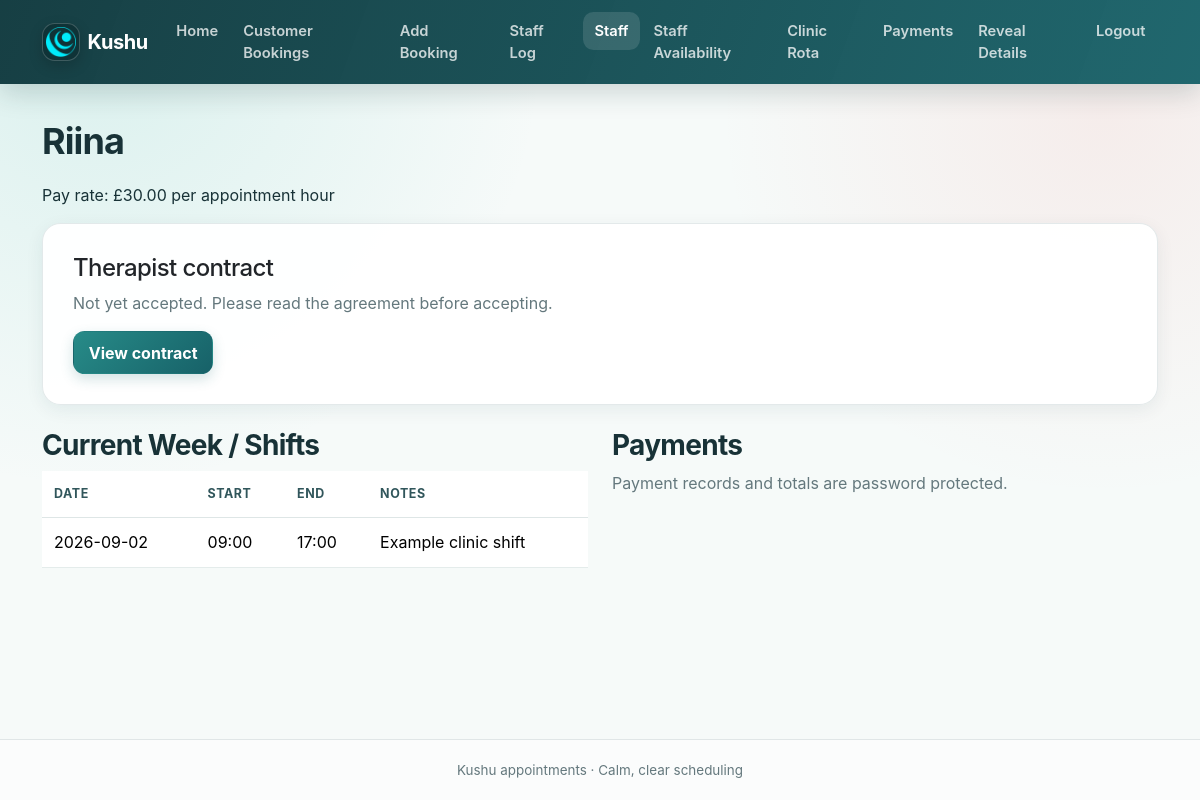
The app's page /staff/9 (signed in) with its own data.
### app.py (models this page shows)
class Staff(db.Model):
    id = db.Column(db.Integer, primary_key=True)
    name = db.Column(db.String(120), nullable=False)
    email = db.Column(db.String(200))
    phone = db.Column(db.String(50))
    hourly_rate = db.Column(db.Float, default=HOURLY_RATE)
    active = db.Column(db.Boolean, default=True)
    created_at = db.Column(db.DateTime, default=datetime.utcnow)
    availabilities = db.relationship('StaffAvailability', backref='staff', cascade='all, delete-orphan')
    dated_availabilities = db.relationship('StaffDateAvailability', backref='staff', cascade='all, delete-orphan')
    shifts = db.relationship('StaffShift', backref='staff', cascade='all, delete-orphan')
    unavailabilities = db.relationship('StaffUnavailability', backref='staff', cascade='all, delete-orphan')
    payments = db.relationship('StaffPayment', backref='staff', cascade='all, delete-orphan')

class StaffShift(db.Model):
    id = db.Column(db.Integer, primary_key=True)
    staff_id = db.Column(db.Integer, db.ForeignKey('staff.id'), nullable=False)
    date = db.Column(db.Date, nullable=False)
    start_time = db.Column(db.Time, nullable=False)
    end_time = db.Column(db.Time, nullable=False)
    status = db.Column(db.String(50), default='scheduled')
    hourly_rate = db.Column(db.Float)  # allow override per shift
    notes = db.Column(db.String(500))

### app.py (the view)
@app.route('/staff/<int:staff_id>')
@login_required
def staff_profile(staff_id):
    s = Staff.query.get_or_404(staff_id)
    shifts = StaffShift.query.filter_by(staff_id=staff_id).order_by(StaffShift.date.desc()).all()
    payments = StaffPayment.query.filter_by(staff_id=staff_id).order_by(StaffPayment.payment_date.desc()).all()
    assigned_bookings = Booking.query.filter_by(staff_id=s.id).all()
    total_minutes, earned = _appointment_pay_for_staff(s, assigned_bookings)
    hours = total_minutes / 60.0
    total_paid = sum(p.amount for p in payments)
    outstanding = earned - total_paid
    contract_text, contract_version = load_contract()
    acceptance = StaffContractAcceptance.query.filter_by(
        staff_id=s.id, contract_version=contract_version,
    ).first()
    if 'contract_csrf' not in session:
        session['contract_csrf'] = secrets.token_hex(32)
    return render_template(
        'staff_profile.html', contract_html=contract_text, contract_acceptance=acceptance, contract_version=contract_version, staff=s, shifts=shifts, payments=payments,
        hours=hours, earned=earned, paid=total_paid, outstanding=outstanding,
        appointment_hourly_rate=APPOINTMENT_RATE_PER_MINUTE * 60,
    )

### app.py (called while the page is built)
def load_contract():
    text = Path(app.root_path, 'templates', 'therapist_agreement.html').read_text(encoding='utf-8')
    return text, hashlib.sha256(text.encode('utf-8')).hexdigest()

def login_required(f):
    @wraps(f)
    def decorated(*args, **kwargs):
        if not session.get('logged_in'):
            return redirect(url_for('login'))
        return f(*args, **kwargs)
    return decorated

def _appointment_pay_for_staff(staff, bookings):
    total_minutes = 0
    earned = 0.0
    for booking in bookings:
        minutes = max(0, booking.duration or 0)
        total_minutes += minutes
        rate_per_minute = APPOINTMENT_RATE_PER_MINUTE
        if booking.start_time:
            booking_time = booking.start_time.time()
            matching_shift = StaffShift.query.filter(
                StaffShift.staff_id == staff.id,
                StaffShift.date == booking.start_time.date(),
                StaffShift.start_time <= booking_time,
                StaffShift.end_time > booking_time,
            ).first()
            if matching_shift and matching_shift.hourly_rate is not None:
                rate_per_minute = matching_shift.hourly_rate / 60.0
        earned += minutes * rate_per_minute
    return total_minutes, earned

### templates/staff_profile.html (shortened to what this page needs)
{% extends 'base.html' %}
{% block content %}
<h1>{{ staff.name }}</h1>
<p>Pay rate: £{{ "%.2f"|format(appointment_hourly_rate) }} per appointment hour</p>
<section class="card mb-4">
    <div class="card-body">
        <h2 class="h4">Therapist contract</h2>
        {% if contract_acceptance %}
        <p class="text-success">Accepted for {{ contract_acceptance.staff_name }} on {{ contract_acceptance.accepted_at.strftime('%d %b %Y at %H:%M') }} UTC.</p>
        {% else %}
        <p class="text-muted">Not yet accepted. Please read the agreement before accepting.</p>
        {% endif %}
        <button type="button" class="btn btn-primary" data-bs-toggle="modal" data-bs-target="#contract-modal">View contract</button>
    </div>
</section>
<div class="row">
    <div class="col-md-6">
        <h3>Current Week / Shifts</h3>
        <table class="table">
            <thead><tr><th>Date</th><th>Start</th><th>End</th><th>Notes</th></tr></thead>
            <tbody>
                {% for sh in shifts %}
                <tr>
                    <td>{{ sh.date.strftime('%Y-%m-%d') }}</td>
                    <td>{{ sh.start_time.strftime('%H:%M') }}</td>
                    <td>{{ sh.end_time.strftime('%H:%M') }}</td>
                    <td>{{ sh.notes }}</td>
                </tr>
                {% else %}
                <tr><td colspan="4">No shifts</td></tr>
                {% endfor %}
            </tbody>
        </table>
    </div>
    <div class="col-md-6">
        <h3>Payments</h3>
        {% if session.get('pay_settings_unlocked') %}
        <table class="table">
            <thead><tr><th>Date</th><th>Amount</th><th>Method</th><th>Note</th><th></th></tr></thead>
            <tbody>
                {% for p in payments %}
                <tr>
                    <td>{{ p.payment_date.strftime('%Y-%m-%d') }}</td>
                    <td>£{{ '%.2f'|format(p.amount) }}</td>
                    <td>{{ p.payment_method }}</td>
                    <td>{{ p.notes }}</td>
                    <td>
                        <form method="post" action="{{ url_for('delete_payment', staff_id=staff.id, payment_id=p.id) }}" style="display:inline" onsubmit="return confirm('Delete this payment record?');">
                            <button class="btn btn-sm btn-danger">Delete</button>
                        </form>
                    </td>
                </tr>
                {% else %}
                <tr><td colspan="5">No payments</td></tr>
                {% endfor %}
            </tbody>
        </table>
        <h4>Record Payment</h4>
        <form method="post" action="{{ url_for('add_payment', staff_id=staff.id) }}">
            <div class="mb-2">
                <label class="form-label" for="payment-amount">Amount</label>
                <input class="form-control" id="payment-amount" type="number" min="0.01" step="0.01" name="amount" required>
            </div>
            <div class="mb-2">
                <label class="form-label" for="payment-date">Date</label>
                <input class="form-control" id="payment-date" type="date" name="payment_date">
            </div>
            <div class="mb-2">
                <label class="form-label" for="payment-method">Method</label>
                <input class="form-control" id="payment-method" name="payment_method">
            </div>
            <div class="mb-2">
                <label class="form-label" for="payment-notes">Note</label>
                <input class="form-control" id="payment-notes" name="notes">
            </div>
            <button class="btn btn-primary" type="submit">Record</button>
        </form>
        <hr/>
        <h4>Summary</h4>
        <p>Appointment hours: {{ '%.2f'|format(hours) }}</p>
        <p>Earned: £{{ '%.2f'|format(earned) }}</p>
        <p>Paid: £{{ '%.2f'|format(paid) }}</p>
        <p>Outstanding: £{{ '%.2f'|format(outstanding) }}</p>
        {% else %}
        <p class="text-muted">Payment records and totals are password protected.</p>
        {% endif %}
    </div>
</div>
{% endblock %}

### static/css/styles.css (style rules this page uses)
body { background: linear-gradient(135deg, #eef8f7 0%, #ffffff 100%); color: #24303e; }
.table thead { background: #f2fbfa; }
.table th, .table td { border-top: none; }
.btn-primary { background-color: #2c8e8a !important; border-color: #2c8e8a !important; }
.card, .modal-content, .table-responsive table { background: #ffffff; }
.btn, .card, .form-control, .form-select { transition: background-color 160ms ease, border-color 160ms ease, box-shadow 160ms ease, transform 160ms ease; }
:root { --ink: #183237; --muted: #64787d; --teal-950: #123b40; --teal-800: #176168; --teal-600: #278b88; --teal-100: #dff4f1; --teal-50: #f1fbf9; --coral: #ef766f; --surface: rgba(255, 255, 255, 0.94); --line: rgba(25, 77, 82, 0.12); --shadow-sm: 0 5px 18px rgba(20, 61, 66, 0.07); --shadow-lg: 0 20px 55px rgba(20, 61, 66, 0.12); }
html { min-height: 100%; }
body { min-height: 100vh; display: flex; flex-direction: column; font-family: Inter, ui-sans-serif, system-ui, -apple-system, BlinkMacSystemFont, "Segoe UI", sans-serif; background: radial-gradient(circle at 8% 5%, rgba(93, 199, 188, 0.18), transparent 28rem), radial-gradient(circle at 92% 14%, rgba(239, 118, 111, 0.10), transparent 24rem), #f6faf9; color: var(--ink); }
h1, h2, h3, h4, h5 { color: var(--ink); font-weight: 730; letter-spacing: -0.025em; }
h1 { margin-bottom: 1.25rem; font-size: clamp(1.8rem, 3vw, 2.45rem); }
.text-muted, .form-text { color: var(--muted) !important; }
.card, .auth-card, .stats-panel { border: 1px solid var(--line) !important; border-radius: 1.15rem; background: var(--surface); box-shadow: var(--shadow-sm); }
.card-body { padding: clamp(1.25rem, 2.5vw, 2rem); }
.btn { border-radius: 0.72rem; font-weight: 650; padding: 0.55rem 0.92rem; box-shadow: none; }
.btn-primary, .btn-success { color: #fff !important; background: linear-gradient(135deg, var(--teal-600), var(--teal-800)) !important; border-color: transparent !important; box-shadow: 0 5px 13px rgba(28, 111, 115, 0.2); }
.table { margin-bottom: 1.5rem; overflow: hidden; border-color: var(--line); vertical-align: middle; }
.table thead { background: linear-gradient(180deg, var(--teal-50), #e8f6f4); }
.table thead th { color: #31565b; font-size: 0.78rem; font-weight: 750; letter-spacing: 0.045em; text-transform: uppercase; border-bottom-color: rgba(25, 77, 82, 0.14); padding: 0.85rem 0.75rem; }
.table tbody td { padding: 0.78rem 0.75rem; border-bottom-color: rgba(25, 77, 82, 0.08); }
.table tbody tr { transition: background-color 140ms ease; }

### records on screen
Staff: name "Riina"
StaffShift: date "2026-09-02", start_time "09:00", end_time "17:00", notes "Example clinic shift"

### other values on screen
{{ "%.2f"|format(appointment_hourly_rate) }} "30.00"
